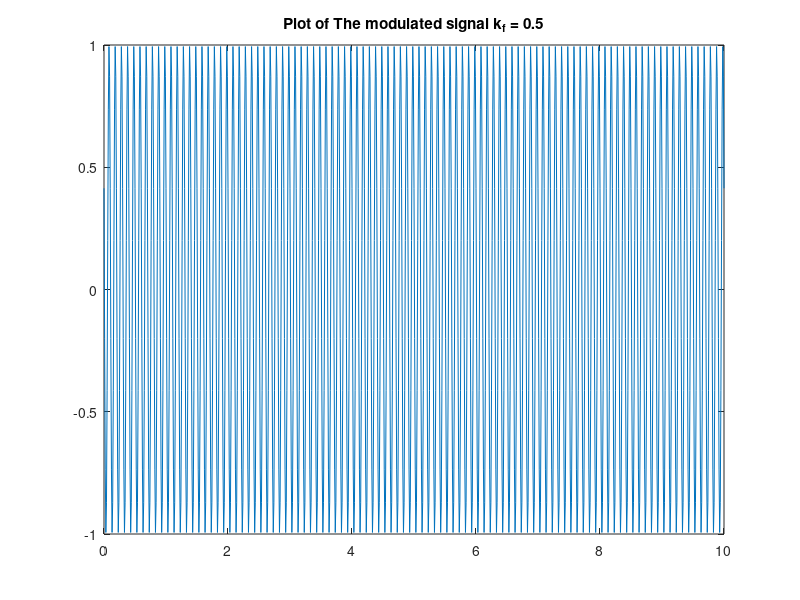
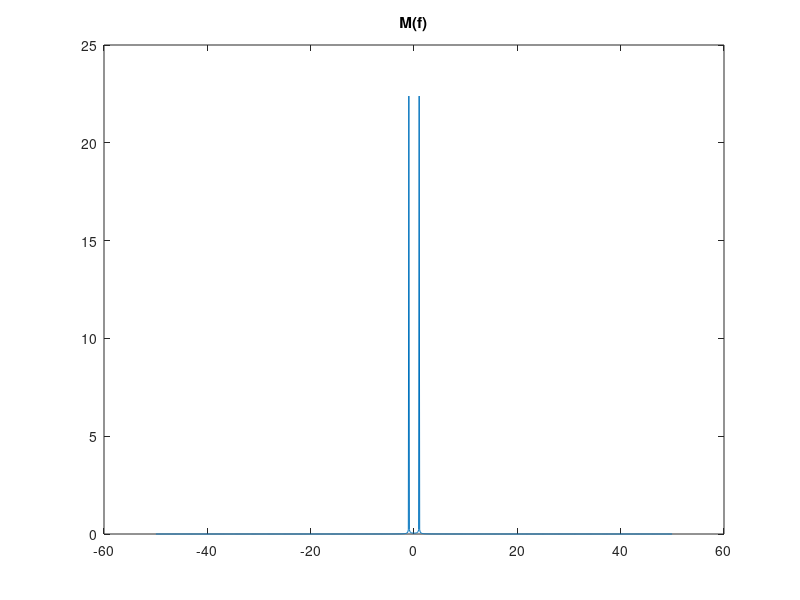
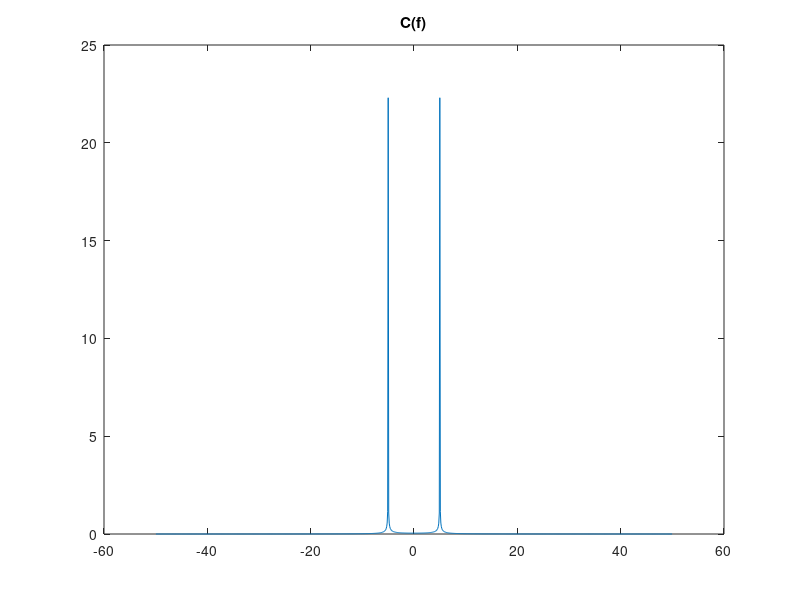
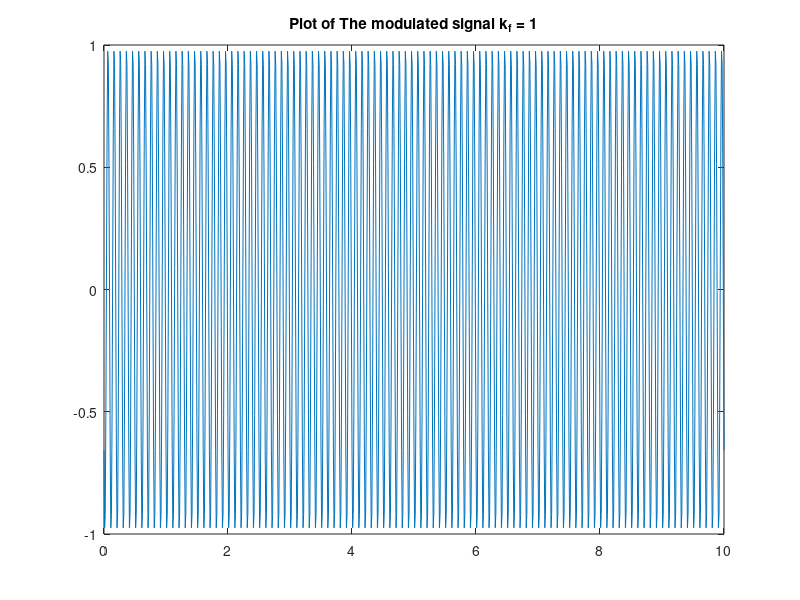

Source code (MATLAB) for these figures, in order:

% Assignment 6

clc; clear; 

%Define time
dt = 0.01;
t = 0:dt:10;
N = length(t);

%Define frequency domain
fs = 1/dt;
df = fs/N;
f = -(N/2-1/2)*df:df:(N/2-1/2)*df;

%% 1. In time domain evaluate and plot the following functions:
%  a) An information-bearing signal.
A_m = 1; f_m = 1; 
m =A_m* cos(2*pi*f_m*t);
txt1 = 'Plot of an Information-Bearing Signal';
plot(t,m), title(txt1);

%% b) A carrier wave.
A_c = 1; f_c = 5; 
c = A_c* cos(2*pi*f_c*t);
txt2 = 'Plot of a Carrier Wave';
plot(t,c), title(txt2);

%% c)  The modulated signal.
A_c = 1; f_c = 10; k_f = 0.5;
mm = cumsum(abs(m));
s = A_c*cos(2*pi*f_c*t+2*pi*k_f*dt*mm(end-1));
txt3 = 'Plot of The modulated signal k_f = 0.5';
plot(t,s), title(txt3);

%% 2. Calculate and plot the frequency domain representation of all the above functions, i.e.,
%  a) M(f)
M = fft(m); M = fftshift(M); M = 1/sqrt((N-1)/2)*M;
figure, plot(f,abs(M)), title('M(f)')

%% 
%  b) C(f)
C = fft(c); C = fftshift(C); C = 1/sqrt((N-1)/2)*C;
figure, plot(f,abs(C)), title('C(f)')

%% 
%  c) S(f)
S = fft(s); S = fftshift(S); S = 1/sqrt((N-1)/2)*S;
figure, plot(f,abs(S)), title('S(f)')

%% 3. Plot of the s(t) and S(f) for k_f=1.
k_f = 1;
mm = cumsum(abs(m));
s = A_c*cos(2*pi*f_c*t+2*pi*k_f*dt*mm(end-1));
txt4 = 'Plot of The modulated signal k_f = 1';
plot(t,s), title(txt4);

% S(f)
S = fft(s); S = fftshift(S); S = 1/sqrt((N-1)/2)*S;
figure, plot(f,abs(S)), title('S(f)');

%% 4. Plot of the s(t) and S(f) for k_f=3.
k_f = 3;
mm = cumsum(abs(m));
s = A_c*cos(2*pi*f_c*t+2*pi*k_f*dt*mm(end-1));
txt4 = 'Plot of The modulated signal k_f = 3';
plot(t,s), title(txt4);

% S(f)
S = fft(s); S = fftshift(S); S = 1/sqrt((N-1)/2)*S;
figure, plot(f,abs(S)), title('S(f)');

%% 5. The bandwidth of the modulated waves.
% Using the Carson's bandwidth rule,
% B = 2(20+1) = 42
% Graphical analysis also shows the bandwidth to be approximately 42

